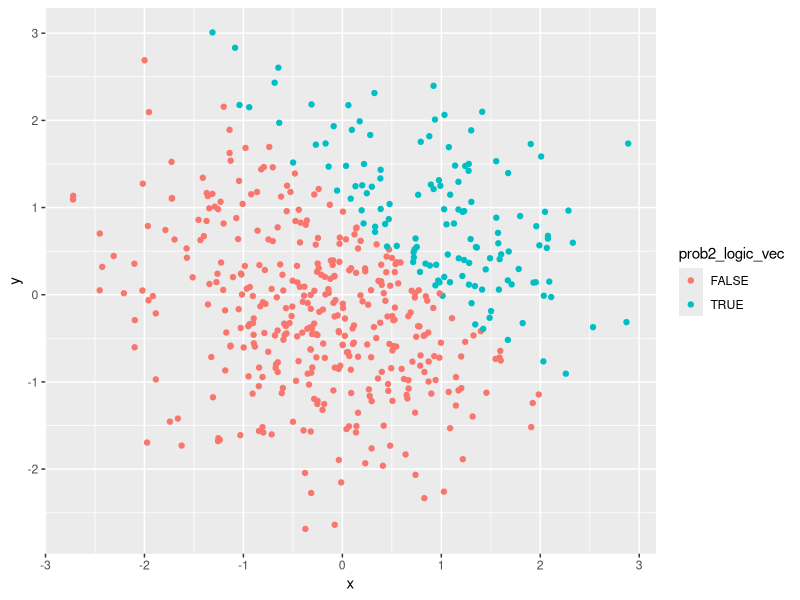
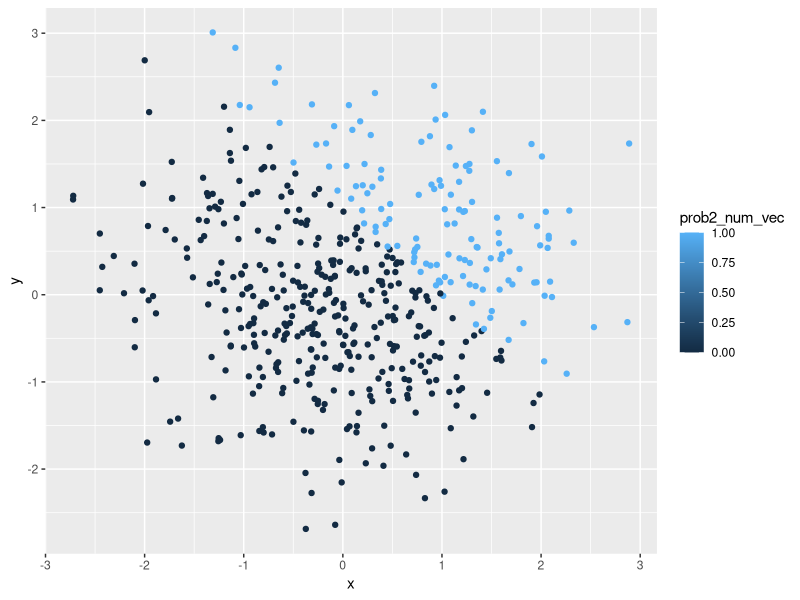
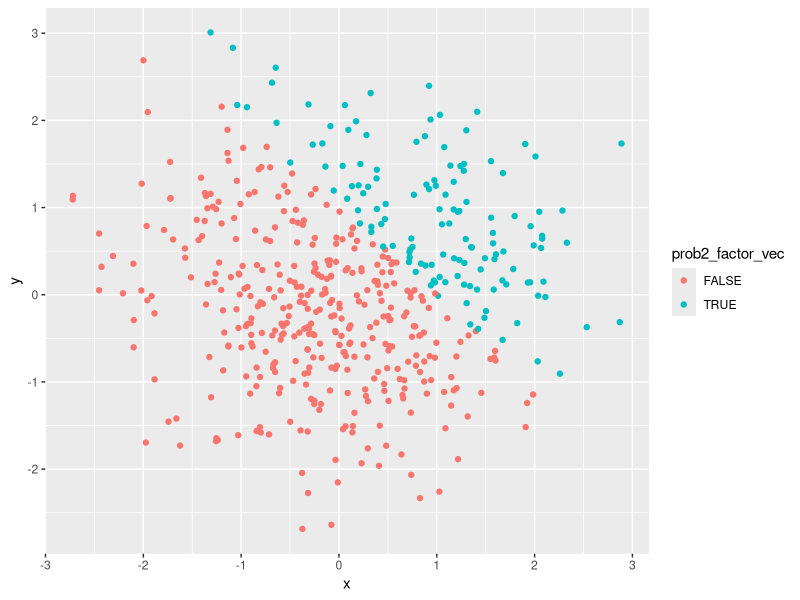
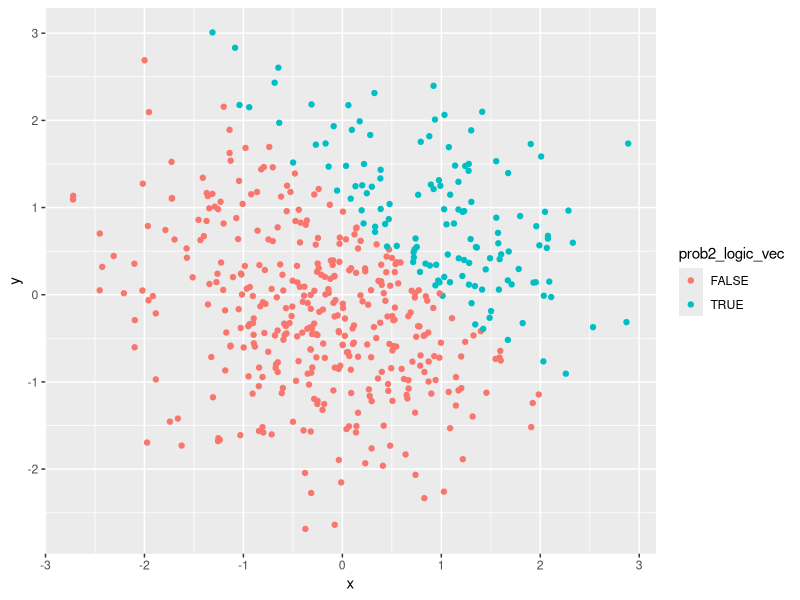

Source code (R) for these figures, in order:
## ---- chunk 1
library(tidyverse)
## ---- chunk 2
set.seed(1)

prob1_df = tibble(
  prob1_sample = rnorm(8, mean = 0, sd = 1),
  prob1_logic_vec = prob1_sample > 0,
  prob1_char_vec = c("I","Am", "A", "Little", "Confused", "Is", "This", "Right"),
  prob1_factor_vec = factor(c("yes", "no", "maybe", "yes", "no", "maybe", "yes", "no"))
)
## ---- chunk 3
as.numeric(pull(prob1_df, prob1_logic_vec))*pull(prob1_df, prob1_sample)
as.factor(pull(prob1_df, prob1_logic_vec))*pull(prob1_df, prob1_sample)
as.numeric(as.factor(pull(prob1_df, prob1_logic_vec)))*pull(prob1_df, prob1_sample)
## ---- chunk 4
set.seed(2)

prob2_df = tibble(
  x = rnorm(500, mean = 0, sd = 1),
  y = rnorm(500, mean = 0, sd = 1),
  prob2_logic_vec = (x + y) > 1,
  prob2_num_vec = as.numeric(prob2_logic_vec),
  prob2_factor_vec = as.factor(prob2_logic_vec)
)
## ---- chunk 5
plot1 = ggplot(prob2_df, aes(x = x, y = y, color = prob2_logic_vec)) + geom_point()
plot1
## ---- chunk 6
plot2 = ggplot(prob2_df, aes(x = x, y = y, color = prob2_num_vec)) + geom_point()
plot2
## ---- chunk 7
plot3 = ggplot(prob2_df, aes(x = x, y = y, color = prob2_factor_vec)) + geom_point()
plot3
## ---- chunk 8
ggsave(plot1, file = "plot1.png")
